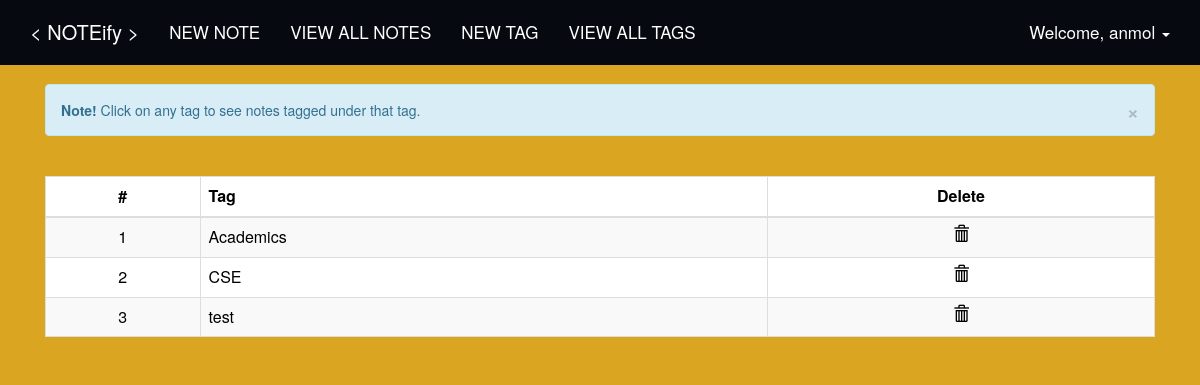
Screenshot of /tags/ (signed in) with the database file from the repository.
### tables this page shows
CREATE TABLE "tags" (
	`id`	INTEGER PRIMARY KEY AUTOINCREMENT,
	`tag`	TEXT,
	`user_id`	INTEGER,
	FOREIGN KEY(`user_id`) REFERENCES `users`(`id`)
);

### core/views.py (the view)
@core.route("/tags/")
@login_required
def view_tag():
    tags = functions.get_all_tags(session['id'])
    return render_template('edit_tag.html', tags=tags, username=session['username'])

### utils/functions.py (called while the page is built)
def get_database_connection():
    import sqlite3
    sqlite_file = 'notes.db'
    file_exists = os.path.isfile(sqlite_file)
    conn = sqlite3.connect(sqlite_file)
    if not file_exists:
        create_sqlite_tables(conn)
    return conn

def get_all_tags(user_id):
    conn = get_database_connection()
    try:
        cursor = conn.cursor()
        cursor.execute('SELECT id, tag FROM tags WHERE user_id=?', (str(user_id), ))
        results = cursor.fetchall()
        if len(results) > 0:
            results = [(str(results[i][0]), results[i][1]) for i in range(len(results))]
        else:
            results = None
        cursor.close()
        return results
    except:
        cursor.close()

### templates/edit_tag.html (shortened to what this page needs)
{% extends "index.html" %}
{% block content %}
    <div class="container"  style="padding-top: 2%">
        <div class="col-lg-12 col-md-12 col-sm-12 col-xs-12">
            <div class="alert alert-info fade in">
                <a href="#" class="close" data-dismiss="alert">&times;</a>
                <strong>Note!</strong> Click on any tag to see notes tagged under that tag.
            </div>
            <br>
            {% if username %}
                {% if tags %}
                    <table class="table table-hover table-striped table-bordered" style="background-color: white;">
                        <thead class="text-center">
                            <tr>
                                <th class="text-center">#</th>
                                <th>Tag</th>
                                <th class="text-center">Delete</th>
                            </tr>
                        </thead>
                        <tbody>
                            {% for tag in tags %}
                                <tr>
                                    <td class="text-center">{{ loop.index }}</td>
                                    <td><a href="/tags/view/{{ tag[0] }}">{{ tag[1] }}</a></td>
                                    <td class="text-center">
                                        <a href="/tags/delete/{{ tag[0] }}/"><span class="glyphicon glyphicon-trash"></span></a>
                                    </td>
                                </tr>
                            {%  endfor %}
                        </tbody>
                    </table>
                {% else %}
                    <div class="alert alert-danger">
                        You have no tags added! Let's add one <a href="/tags/add/">here</a>
                    </div>
                {% endif %}
            {% endif %}
        </div>
    </div>
{% endblock %}

### static/css/base.css (style rules this page uses)
body { background-color: rgb(242, 243, 244); }

### templates/index.html (style rules this page uses)
body { background-color: #daa520; color: black; }
a { color: black; }

### rows the page displays
tags: tag "Academics"
tags: tag "CSE"
tags: tag "test"

### other values shown
{{ username }} "anmol"
